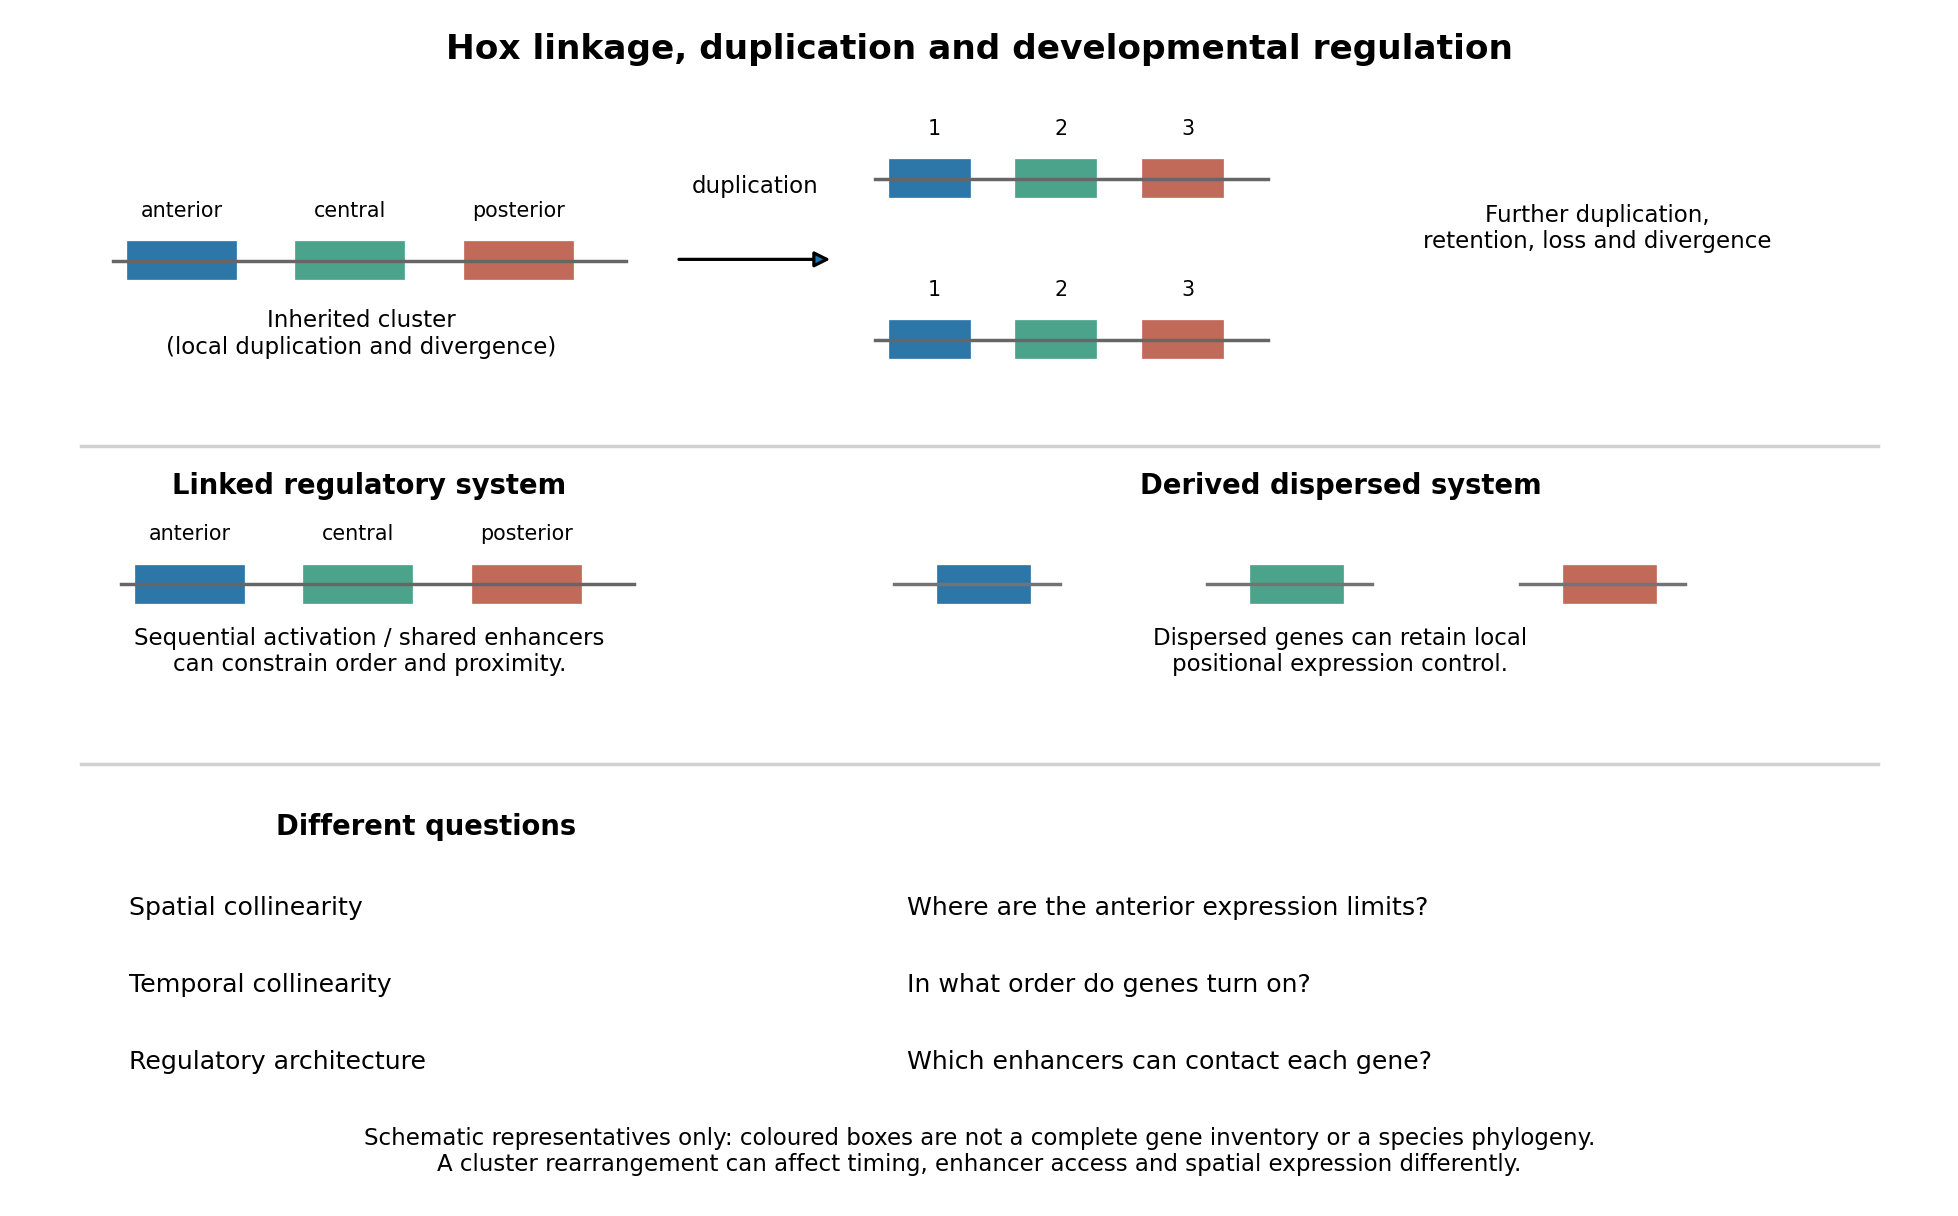

Here is the Python script that generated this plot:
"""Original Hox organization schematic; Python 3.14, matplotlib. Output basename to cwd."""
import matplotlib
matplotlib.use('Agg')
import matplotlib.pyplot as plt
from matplotlib.patches import Rectangle,FancyArrowPatch
plt.rcParams.update({'font.size':11,'font.family':'DejaVu Sans'})
fig,ax=plt.subplots(figsize=(12,7.5),facecolor='white');ax.set(xlim=(0,12),ylim=(0,7.5));ax.axis('off')
colors=['#2d77a8','#4ca38b','#dfad45','#c26a59']
def cluster(x,y,labels=('anterior','central','posterior'),scale=1):
 ax.plot([x-.2,x+3.0*scale],[y,y],color='0.4',lw=1.5)
 for i,(label,col) in enumerate(zip(labels,[colors[0],colors[1],colors[3]])):
  xx=x+i*1.05*scale;ax.add_patch(Rectangle((xx-.12,y-.13),.7*scale,.26,fc=col,ec='white'));ax.text(xx+.23*scale,y+.28,label,ha='center',fontsize=9)
ax.text(6,7.23,'Hox linkage, duplication and developmental regulation',ha='center',fontsize=15,weight='bold')
cluster(.8,5.95);ax.text(2.15,5.36,'Inherited cluster\n(local duplication and divergence)',ha='center',fontsize=10)
ax.add_patch(FancyArrowPatch((4.1,5.96),(5.1,5.96),arrowstyle='-|>',mutation_scale=14,lw=1.4));ax.text(4.6,6.38,'duplication',ha='center',fontsize=10)
for y in [6.47,5.45]:cluster(5.55,y,labels=('1','2','3'),scale=.75)
ax.text(9.85,6.03,'Further duplication,\nretention, loss and divergence',ha='center',fontsize=10)
ax.plot([.4,11.6],[4.78,4.78],color='0.82')
cluster(.85,3.9);ax.text(2.2,3.35,'Sequential activation / shared enhancers\ncan constrain order and proximity.',ha='center',fontsize=10)
for i in range(3):
 x=5.85+i*1.95;ax.plot([x-.38,x+.65],[3.9,3.9],color='0.45');ax.add_patch(Rectangle((x-.12,3.77),.6,.26,fc=[colors[0],colors[1],colors[3]][i],ec='white'))
ax.text(8.25,3.35,'Dispersed genes can retain local\npositional expression control.',ha='center',fontsize=10)
ax.text(2.2,4.47,'Linked regulatory system',ha='center',fontsize=12,weight='bold');ax.text(8.25,4.47,'Derived dispersed system',ha='center',fontsize=12,weight='bold')
ax.plot([.4,11.6],[2.76,2.76],color='0.82')
ax.text(2.55,2.31,'Different questions',ha='center',fontsize=12,weight='bold')
for y,left,right in [(1.85,'Spatial collinearity','Where are the anterior expression limits?'),(1.36,'Temporal collinearity','In what order do genes turn on?'),(.87,'Regulatory architecture','Which enhancers can contact each gene?')]:
 ax.text(.7,y,left,va='center',fontsize=11);ax.text(5.55,y,right,va='center',fontsize=11)
ax.text(6,.18,'Schematic representatives only: coloured boxes are not a complete gene inventory or a species phylogeny.\nA cluster rearrangement can affect timing, enhancer access and spatial expression differently.',ha='center',fontsize=10)
fig.tight_layout();fig.savefig('paper-2-hox-organization.png',dpi=165,facecolor='white',bbox_inches='tight');plt.close(fig)
